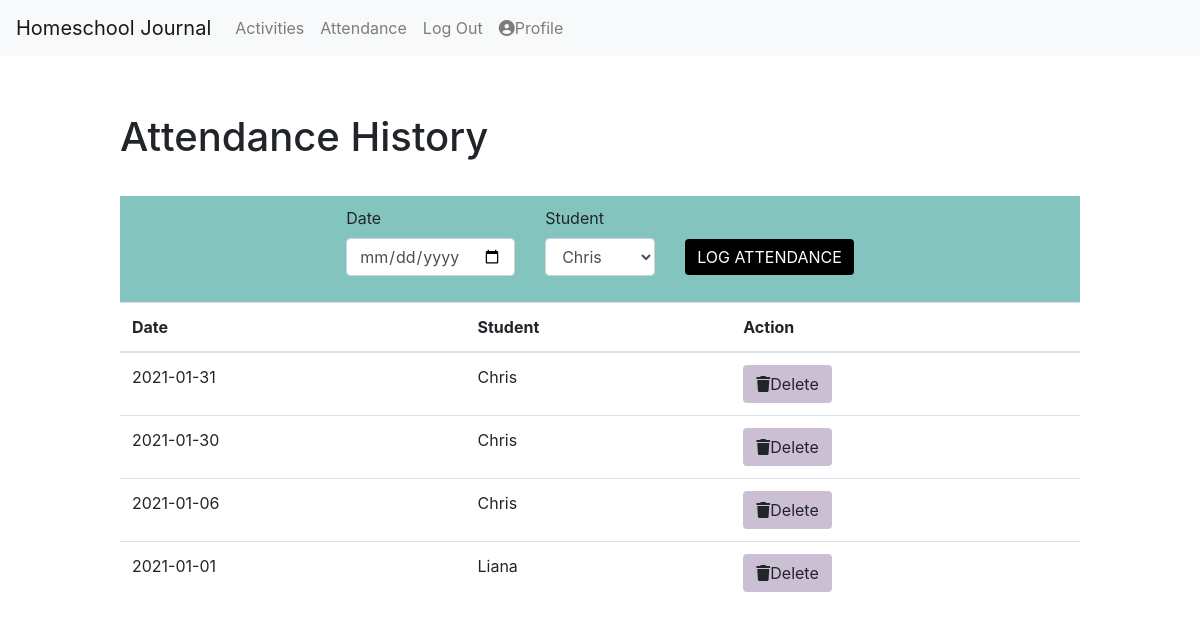
Before: /attendance (signed in) with the older database file.
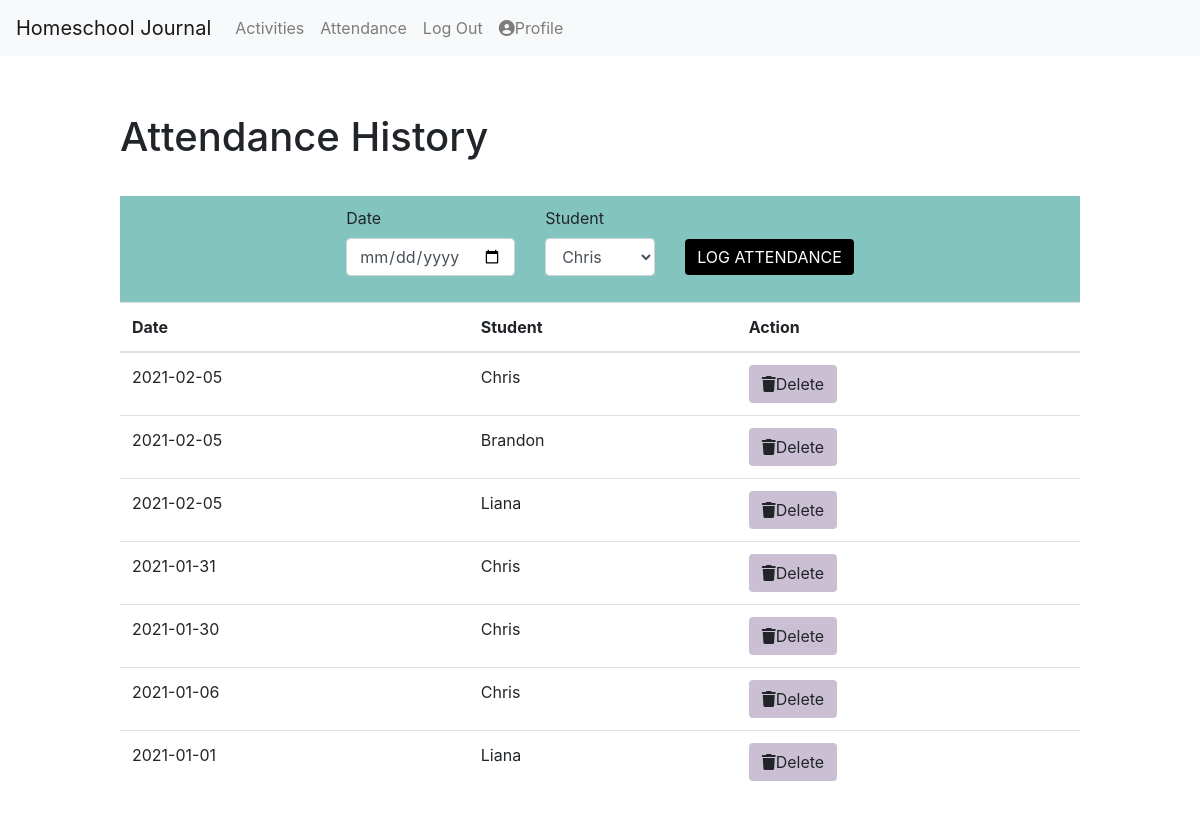
After: the same page with the newer database file.
### app/models.py (models this page shows, shortened)
class Attendance(db.Model):
    id = db.Column(db.Integer, primary_key=True)
    user_id = db.Column(db.Integer, db.ForeignKey('user.id'), index=True)
    attendance_date = db.Column(db.String(64), index=True)
    student_id = db.Column(db.Integer, db.ForeignKey('student.id'))

class Student(db.Model):
    id = db.Column(db.Integer, primary_key=True)
    student_name = db.Column(db.String(64), index=True)
    user_id = db.Column(db.Integer, db.ForeignKey('user.id'))
    attendance = db.relationship('Attendance', backref='student', lazy='dynamic')
    activities = db.relationship('Activity', backref='student', lazy='dynamic')
    def __str__(self):
        return self.student_name

### app/routes.py (the view, shortened to what this page needs)
@app.route('/attendance', methods=('GET', 'POST'))
@login_required
def attend():
    attendance_records = current_user.attendance.order_by(Attendance.attendance_date.desc()).all()
    students = current_user.students
    form = AddAttendanceForm()
    form.student.choices = students
    return render_template('attend.html', attendance_records=attendance_records, form=form)

### app/forms.py
class AddAttendanceForm(FlaskForm):
    attendance_date = DateField('Date', format='%Y-%m-%d')
    student = SelectField(u'Student', choices=[])
    submit = SubmitField('Log Attendance')

### app/models.py (called while the page is built)
@login.user_loader
def load_user(id):
    return User.query.get(int(id))

### app/templates/attend.html (shortened to what this page needs)
{% extends 'base.html' %}
{% block content %}
    <div>
        <h1>Attendance History</h1>
        <div id="log-container">
            <div class="formwrapper" id="log-attendance">
                <form method="POST" action="/attendance" class="form" role="form" id="log-attendance-form" novalidate>
                    <div class="form-group">
                        {{ form.attendance_date.label }}
                        {{ form.attendance_date(class_='form-control') }}
                    </div>
                    <div class="form-group">
                        {{ form.student.label }}
                        {{ form.student(class_='form-control') }}
                    </div>
                    <p>{{ form.submit(class_='btn btn-primary') }}</p>
                </form>
            </div>
        </div>
        <table class="table table-hover">
            <thead>
                <tr>
                    <th>Date</th>
                    <th>Student</th>
                    <th>Action</th>
                </tr>
            </thead>
            <tbody>
                {% for record in attendance_records %}
                <tr>
                    <td>{{ record.attendance_date }}</td>
                    <td>{{ record.student }}</td>
                    <td><a href="{{ url_for('delete_attendance', id=record.id) }}" class="btn btn-delete btn-xs" onclick="return confirm('Are you sure you want to delete?')"><i class="fas fa-trash"></i>Delete</a></td>
                </tr>
                {% endfor %}
            </tbody>
        </table>
    </div>
{% endblock %}

Changed rows visible on the page:
added Attendance: attendance_date "2021-02-05", student "Chris"
added Attendance: attendance_date "2021-02-05", student "Brandon"
added Attendance: attendance_date "2021-02-05", student "Liana"
